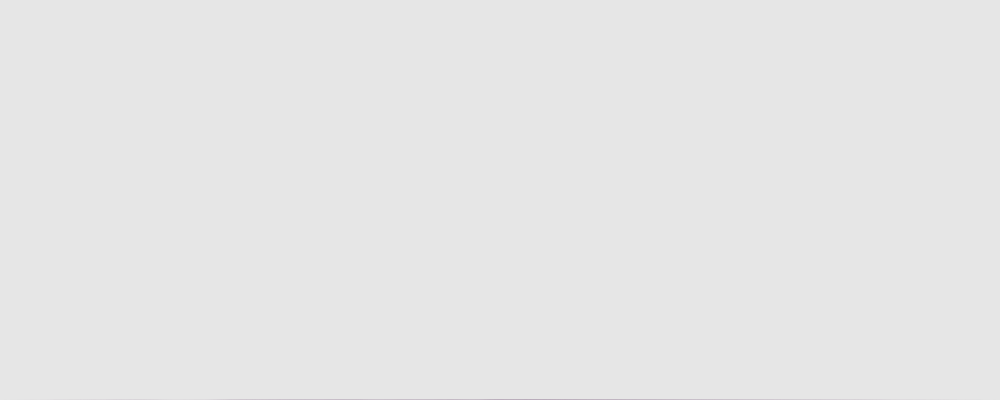
Frame 1 (no input)
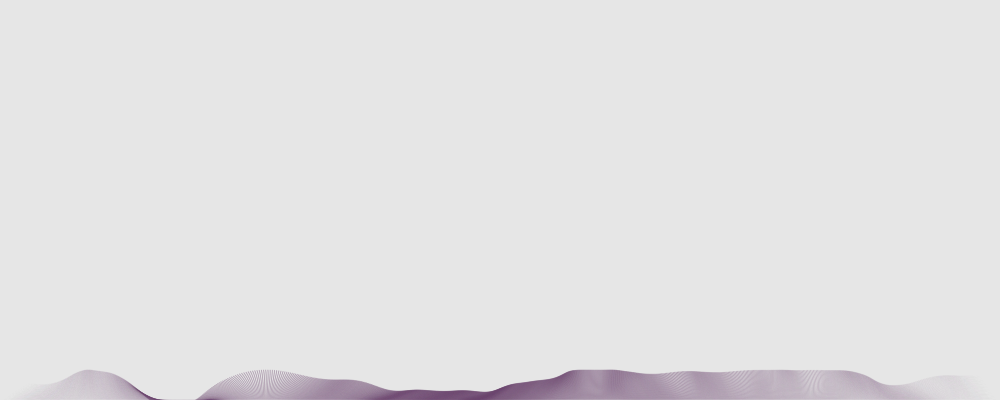
Frame 60 (the mouse pressed at the canvas centre just before this capture)
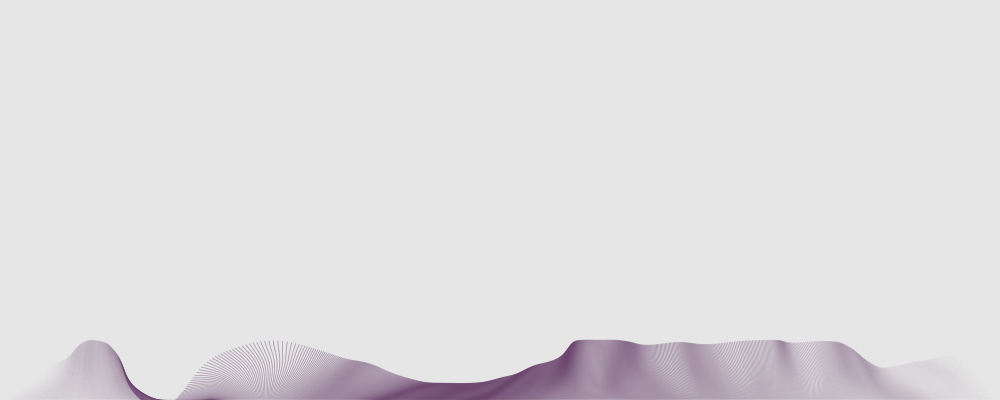
Frame 120 (the mouse held since frame 60 and released just before this capture)

The Processing sketch that drew these frames (run headless with seeded random() and noise(); from frame 60 on, the mouse is pressed at the canvas centre):

// Processing sketch: pnoise_particles
// ── pnoise_particles.pde
class Particle {
    PVector vel, pos;
    color c = color(#69436C);
    float alpha;

    Particle(float x, float y ) {
        this.vel = new PVector(0, 0);
        this.pos = new PVector(x, y);
    }

    void render(float rad) {
        ellipse(this.pos.x, this.pos.y, rad, rad);
    }

    final float noiseScale = 200;

    void update() {
        float direction = noise((this.pos.x) / noiseScale, this.pos.y / noiseScale) * TWO_PI;

        this.vel.x = sin(direction) * 0.5;
        this.vel.y = cos(direction) * 0.5;
        this.pos.add(this.vel);
    }
}

int num = 1000;
Particle particles[] = new Particle[num];

void setup() {
    size(1000, 400);
    background(230);

    for(int i = 0; i < num; i++) {
        particles[i] = new Particle(i,height);
        particles[i].alpha = map(abs(i-num/2),0,num/2,150,0);
    }
}

void draw() {
    noStroke();
    smooth();

    for(int i = 0; i < num; i++) {
        fill(particles[i].c,particles[i].alpha);
        particles[i].update();
        particles[i].render(1);
    }
}
